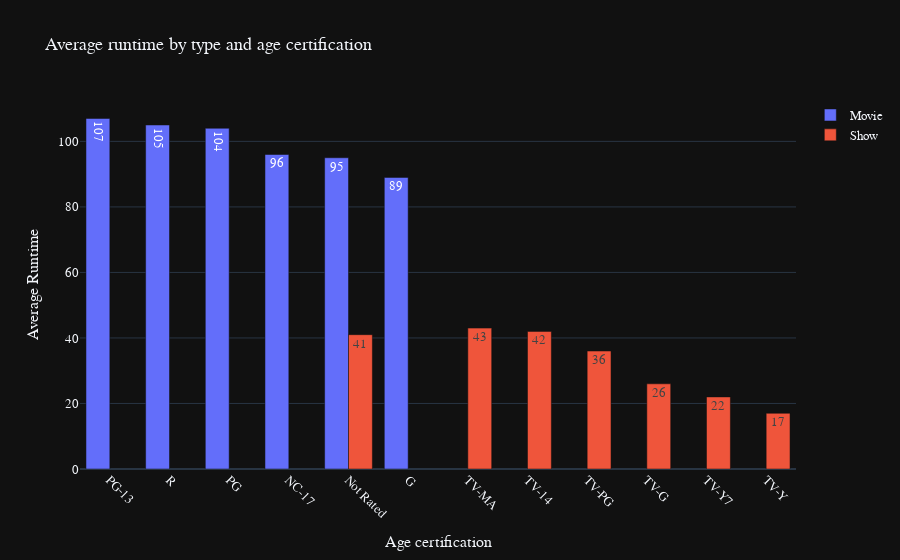

Write notebook code for a chart like this one.
### Code cell
runtime_age_fig = go.Figure(data=
[go.Bar(name="Movie",x=mean_movie_runtime["MOVIE"].index,y=mean_movie_runtime["MOVIE"].values,text=mean_movie_runtime["MOVIE"].values),
go.Bar(name="Show",x=mean_movie_runtime["SHOW"].index,y=mean_movie_runtime["SHOW"].values,text=mean_movie_runtime["SHOW"].values)])
runtime_age_fig.update_layout(title="Average runtime by type and age certification",xaxis_tickangle=45,xaxis_title="Age certification",yaxis_title="Average Runtime")
runtime_age_fig.layout.template = "plotly_dark"
runtime_age_fig.update_layout(font=dict(size = 13,family="Franklin Gothic"))
runtime_age_fig.show()

### Figure 1 — Plotly figure (JSON) as saved in the notebook; plotly's stock layout.template omitted (floating-point values rounded to 4 significant figures)
{"data": [{"name": "Movie", "text": [107, 105, 104, 96, 95, 89], "type": "bar", "x": ["PG-13", "R", "PG", "NC-17", "Not Rated", "G"], "y": [107, 105, 104, 96, 95, 89]}, {"name": "Show", "text": [43, 42, 41, 36, 26, 22, 17], "type": "bar", "x": ["TV-MA", "TV-14", "Not Rated", "TV-PG", "TV-G", "TV-Y7", "TV-Y"], "y": [43, 42, 41, 36, 26, 22, 17]}], "layout": {"font": {"family": "Franklin Gothic", "size": 13}, "title": {"text": "Average runtime by type and age certification"}, "xaxis": {"tickangle": 45, "title": {"text": "Age certification"}}, "yaxis": {"title": {"text": "Average Runtime"}}}}
